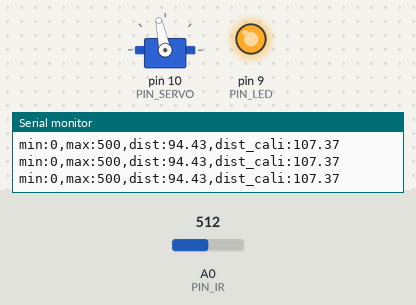
A sketch run on a simulated Arduino Uno, built with avr-gcc and run on an emulated ATmega328P. Parts: servo, output pins drawn as LEDs (lit = HIGH), the last lines printed to the serial monitor. The test bench sets the inputs (shaded band); at power-on: A0 (PIN_IR) = 512.

Above: at 2.2 s.
2.3 s: A0 (PIN_IR) set to 231
3.8 s: A0 (PIN_IR) set to 212
At 4.8 s:
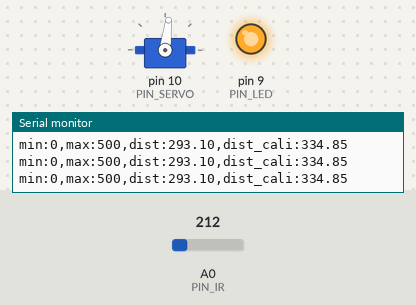
5.3 s: A0 (PIN_IR) set to 306
At 6.5 s:
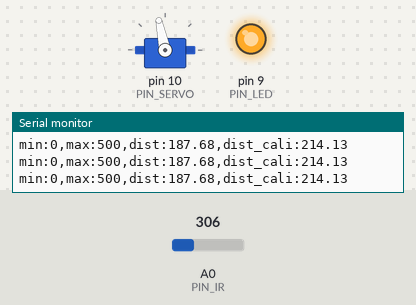
6.8 s: A0 (PIN_IR) set to 122
At 7.5 s:
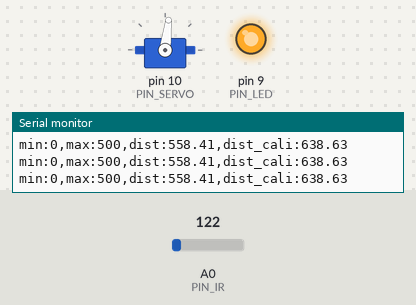
Timing chart, 0 to 9.3 s (numbered marks = the images above; inputs shaded):
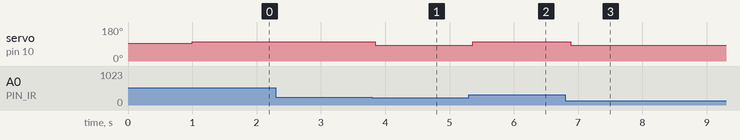

The sketch:

21_bbc_20213068.ino
```cpp
// Arduino pin assignment
#define PIN_IR A0
#define PIN_LED 9
#include <Servo.h>
#define PIN_SERVO 10

Servo myservo;

int a, b; // unit: mm

void setup() {
// initialize GPIO pins
  pinMode(PIN_LED,OUTPUT);
  digitalWrite(PIN_LED, 1);

// initialize serial port
  Serial.begin(57600);

  a = 88; //70;
  b = 350; //300;

  myservo.attach(PIN_SERVO);
  myservo.writeMicroseconds(1500);
  delay(1000);
}

float ir_distance(void){ // return value unit: mm
  float val;
  float volt = float(analogRead(PIN_IR));
  val = ((6762.0/(volt-9.0))-4.0) * 10.0;
  return val;
}

void loop() {
  float raw_dist = ir_distance();
  float dist_cali = 100 + 300.0 / (b - a) * (raw_dist - a);
  Serial.print("min:0,max:500,dist:");
  Serial.print(raw_dist);
  Serial.print(",dist_cali:");
  Serial.println(dist_cali);
  if (dist_cali > 320) myservo.writeMicroseconds(1400);
  else myservo.writeMicroseconds(1600);
  delay(100);
}
```

Measured:
- the behaviour switches between 221 and 220 on A0 (PIN_IR) (found by bisection; images 0 and 1)
- after the input at 3.8 s, servo on pin 10 (PIN_SERVO): 102° → 83° at once
- after the input at 5.3 s, servo on pin 10 (PIN_SERVO): 83° → 102° after 0.06 s
- after the input at 6.8 s, servo on pin 10 (PIN_SERVO): 102° → 83° after 0.09 s
